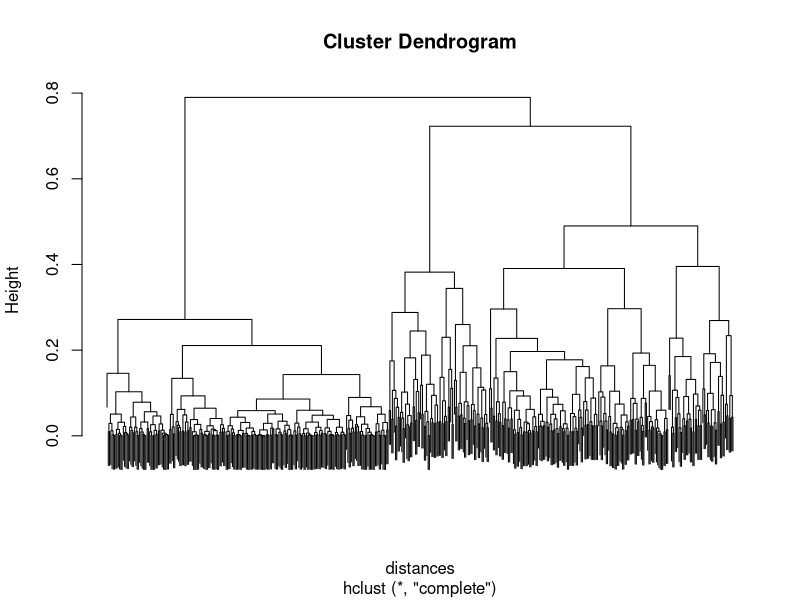
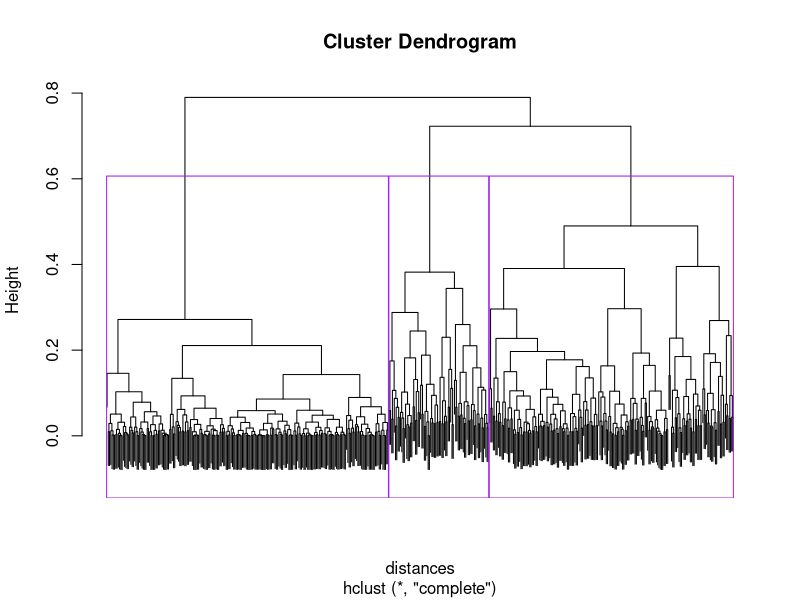
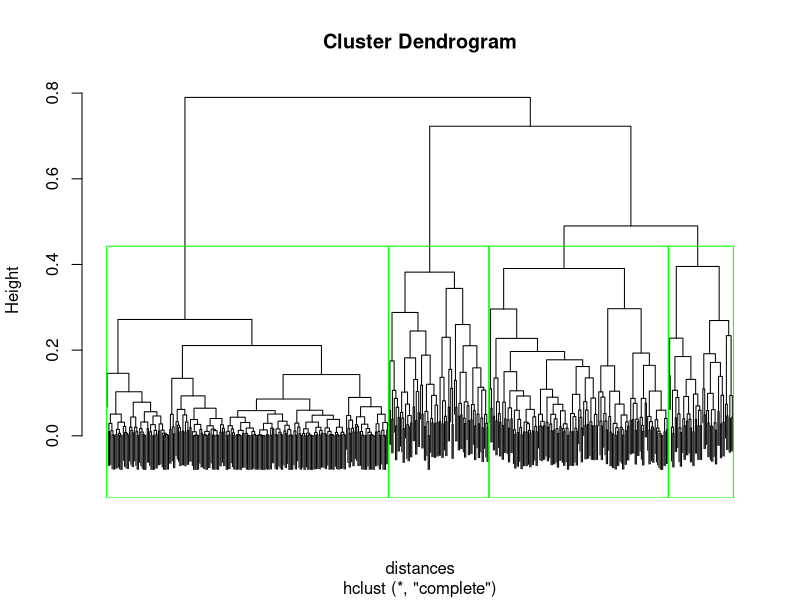
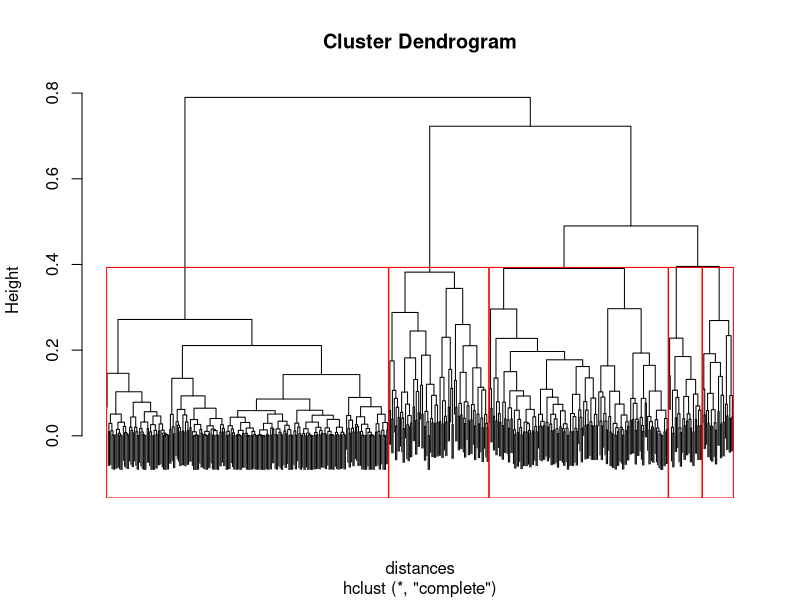

Source code (R) for these figures, in order:
# Market Segementation Assisted Classwork
# 
# Author: Jeff Orcutt
# Date: 18 November 2021
#

library(cluster)

setwd("~/Desktop/R Data and Projects/data")

#read in data and move customer_type to specific factors
dataset<- read.csv("dataset_online_calculator_customers.csv")
dataset$customer_type<- as.factor(dataset$customer_type)
#dataset$test_factor <- as.factor(dataset$customer_type, levels = c("Individual","Small Business", "Large Business"), labels = c(1,2,3))
#dataset$customer_type[dataset$customer_type == "Individual"] <-1
#dataset$customer_type[dataset$customer_type == "Small Business"] <-2
#dataset$customer_type[dataset$customer_type == "Large Business"] <-3
#dataset$customer_type <- as.integer(dataset$customer_type)


#summarize data
summary(dataset)

#create a copy of the dataset to work with
data_hclust <- dataset[,2:5]

#create and view distance matrix
distances <- daisy(data_hclust)
distance_matrix <- as.matrix(distances)
distance_matrix[1:5,1:5]

#step 3: create cluster solutions using the selected method
seg_hclust <- hclust(distances, method = "complete")

plot(seg_hclust, labels= F)
#create a 3 cluster solution
#creates an array with the cluster number for each element 
seg_hclust_3 <- cutree(seg_hclust, k=3)

#assign the cluster numbers to the original dataset
dataset$hclust_3 <- seg_hclust_3
plot(seg_hclust, labels=F)
rect.hclust(seg_hclust, k=3, border="purple")

table(dataset$hclust_3)


#summarize individual segments in a 3 cluster solution
summary(dataset[dataset$hclust_3 == 1,1:5])
summary(dataset[dataset$hclust_3 == 2,1:5])
summary(dataset[dataset$hclust_3 == 3,1:5])

#create a 4 cluster solution
#creates an array with the cluster number for each element 
seg_hclust_4 <- cutree(seg_hclust, k=4)

#assign the cluster numbers to the original dataset
dataset$hclust_4 <- seg_hclust_4
plot(seg_hclust, labels=F)
rect.hclust(seg_hclust, k=4, border="green")

table(dataset$hclust_4)


#summarize individual segments in a 4 cluster solution
summary(dataset[dataset$hclust_4 == 1,1:5])
summary(dataset[dataset$hclust_4 == 2,1:5])
summary(dataset[dataset$hclust_4 == 3,1:5])
summary(dataset[dataset$hclust_4 == 4,1:5])

#create a 5 cluster solution
#creates an array with the cluster number for each element 
seg_hclust_5 <- cutree(seg_hclust, k=5)

#assign the cluster numbers to the original dataset
dataset$hclust_5 <- seg_hclust_5
plot(seg_hclust, labels=F)
rect.hclust(seg_hclust, k=5, border="red")

table(dataset$hclust_5)


#summarize individual segments in a 5 cluster solution
summary(dataset[dataset$hclust_5 == 1,1:5])
summary(dataset[dataset$hclust_5 == 2,1:5])
summary(dataset[dataset$hclust_5 == 3,1:5])
summary(dataset[dataset$hclust_5 == 4,1:5])
summary(dataset[dataset$hclust_5 == 5,1:5])

#-----K-Means clustering

data_kmeans <- data_hclust
data_kmeans$size[dataset$customer_type == "Individual"] <-1
data_kmeans$size[dataset$customer_type == "Small Business"] <-2
data_kmeans$size[dataset$customer_type == "Large Business"] <- 3
data_kmeans$customer_type <- NULL

#create candidate cluster solutions 
#k = 3

set.seed(1000)
seg_kmeans_3 <- kmeans(data_kmeans, centers = 3)
dataset$kmeans_3 <- seg_kmeans_3$cluster

#describe 3 cluster K-mean solution
table(dataset$kmeans_3)
summary(dataset[dataset$kmeans_3 == 1, 1:5])
summary(dataset[dataset$kmeans_3 == 2, 1:5])
summary(dataset[dataset$kmeans_3 == 3, 1:5])

#k = 4

set.seed(1000)
seg_kmeans_4 <- kmeans(data_kmeans, centers = 4)
dataset$kmeans_4 <- seg_kmeans_4$cluster
#describe 4 cluster K-mean solution
table(dataset$kmeans_4)
summary(dataset[dataset$kmeans_4 == 1, 1:5])
summary(dataset[dataset$kmeans_4 == 2, 1:5])
summary(dataset[dataset$kmeans_4 == 3, 1:5])
summary(dataset[dataset$kmeans_4 == 4, 1:5])

#k = 5

set.seed(1000)
seg_kmeans_5 <- kmeans(data_kmeans, centers = 5)
dataset$kmeans_5 <- seg_kmeans_5$cluster
#describe 5 cluster K-mean solution
table(dataset$kmeans_5)
summary(dataset[dataset$kmeans_5 == 1, 1:5])
summary(dataset[dataset$kmeans_5 == 2, 1:5])
summary(dataset[dataset$kmeans_5 == 3, 1:5])
summary(dataset[dataset$kmeans_5 == 4, 1:5])
summary(dataset[dataset$kmeans_5 == 5, 1:5])

table(dataset$customer_type)
(17/80)
(6/195)

